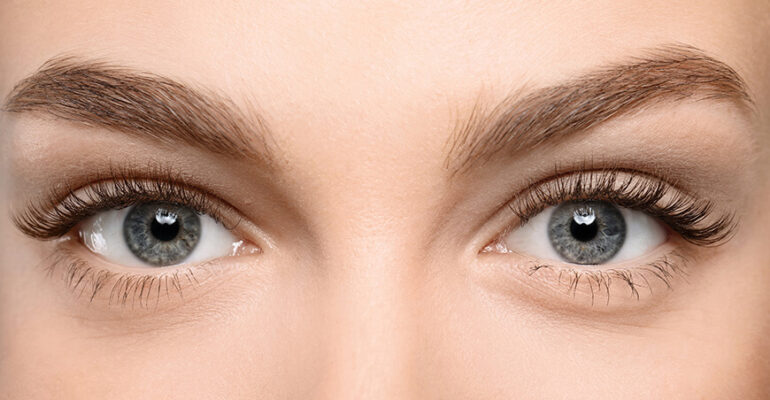
#> input picture goruntuİslemeVize/yuz3.jpg, 770 x 400 px
$ python yuz_tespit.py
#> lines starting #> are read from the running program, lines starting #| are printed output that depends on the picture; after the words box and inside, x2 and y2 are one past the last pixel; in counts of white or black regions, pixels touching at a corner belong together
import cv2
import numpy as np


image = cv2.imread('yuz3.jpg')
#> image is the input picture: shape (400, 770, 3); mean B, G, R 146.7, 166.5, 205.9
gray = cv2.cvtColor(image, cv2.COLOR_BGR2GRAY)
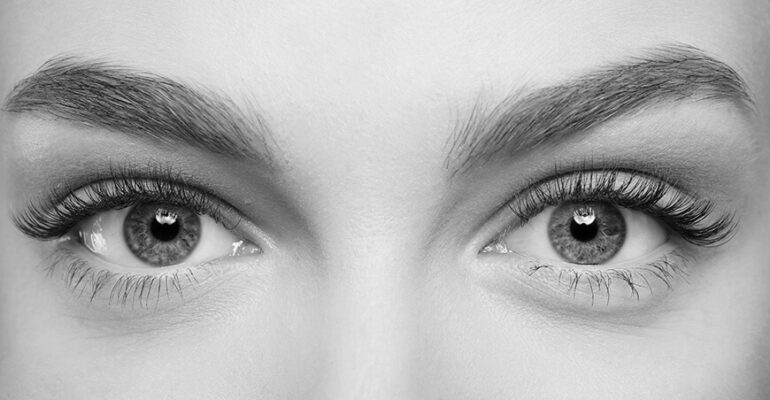
#> gray: shape (400, 770); min 0, max 255, mean 176.1


circles = cv2.HoughCircles(gray, cv2.HOUGH_GRADIENT, dp=1, minDist=50, param1=50, param2=40, minRadius=30, maxRadius=40)
#> circles = [[161.5, 227.5, 39.4]]


if circles is not None:
    circles = np.uint16(np.around(circles))
#> circles = [[162, 228, 39]]
    for circle in circles[0, :]:
        center = (circle[0], circle[1])
        radius = circle[2]
        cv2.circle(image, center, radius, (0, 255, 0), 2)
#> this loop made 1 pass
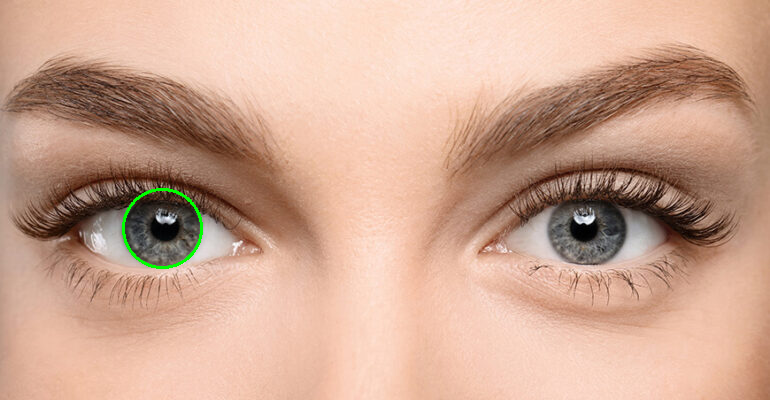
#> image: shape (400, 770, 3); 0.24% of pixels changed, all inside (x1, y1, x2, y2) = (122, 188, 203, 269)


cv2.imshow('Detected Eyes', image)
cv2.waitKey(0)
cv2.destroyAllWindows()

$ run again, with goruntuİslemeVize/tarla.jpg copied over goruntuİslemeVize/yuz3.jpg
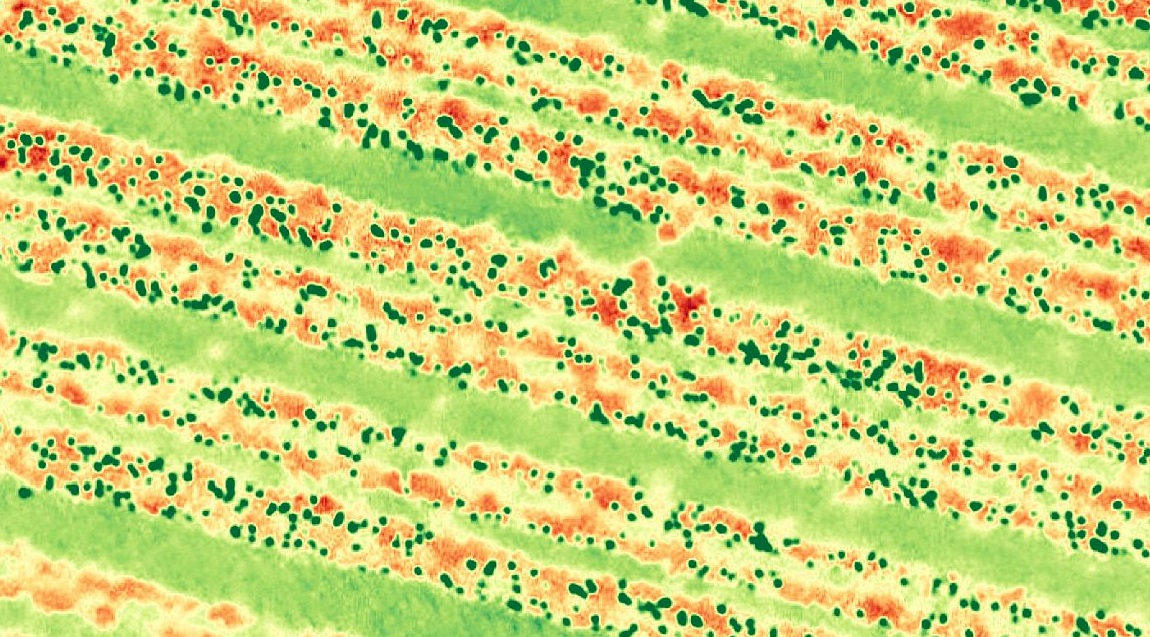
#> input picture goruntuİslemeVize/tarla.jpg, 1150 x 637 px
#> image is the input picture: shape (637, 1150, 3); mean B, G, R 117.4, 209.8, 199
#> `gray = cv2.cvtColor(image, cv2.COLOR_BGR2GRAY)`:
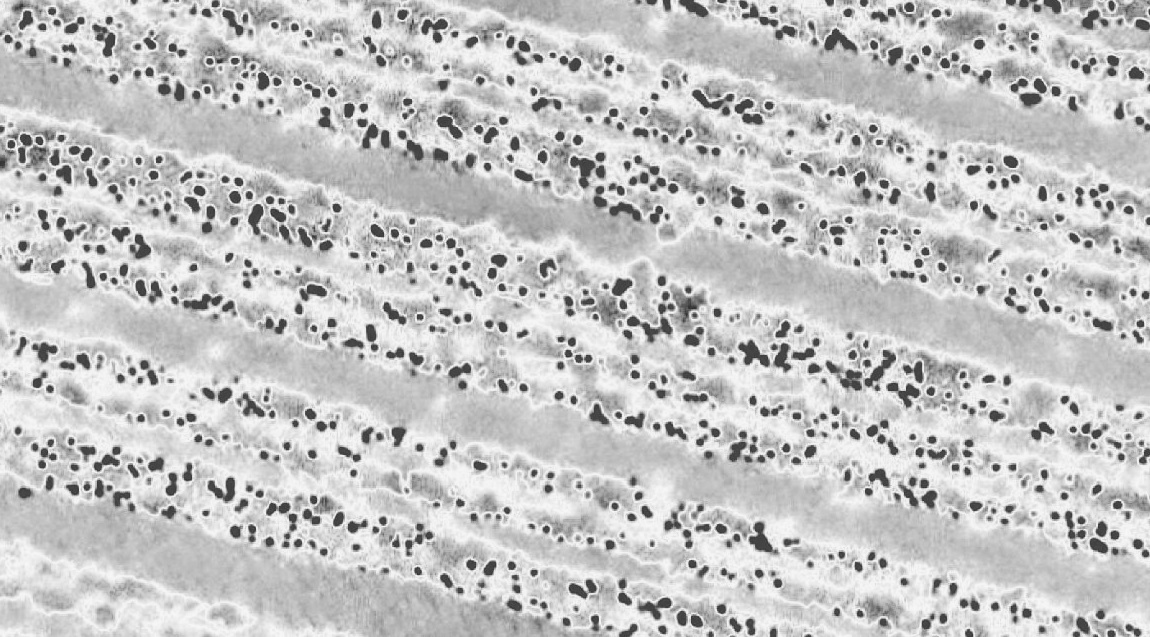
#> gray: shape (637, 1150); min 42, max 248, mean 196
#> circles = None
